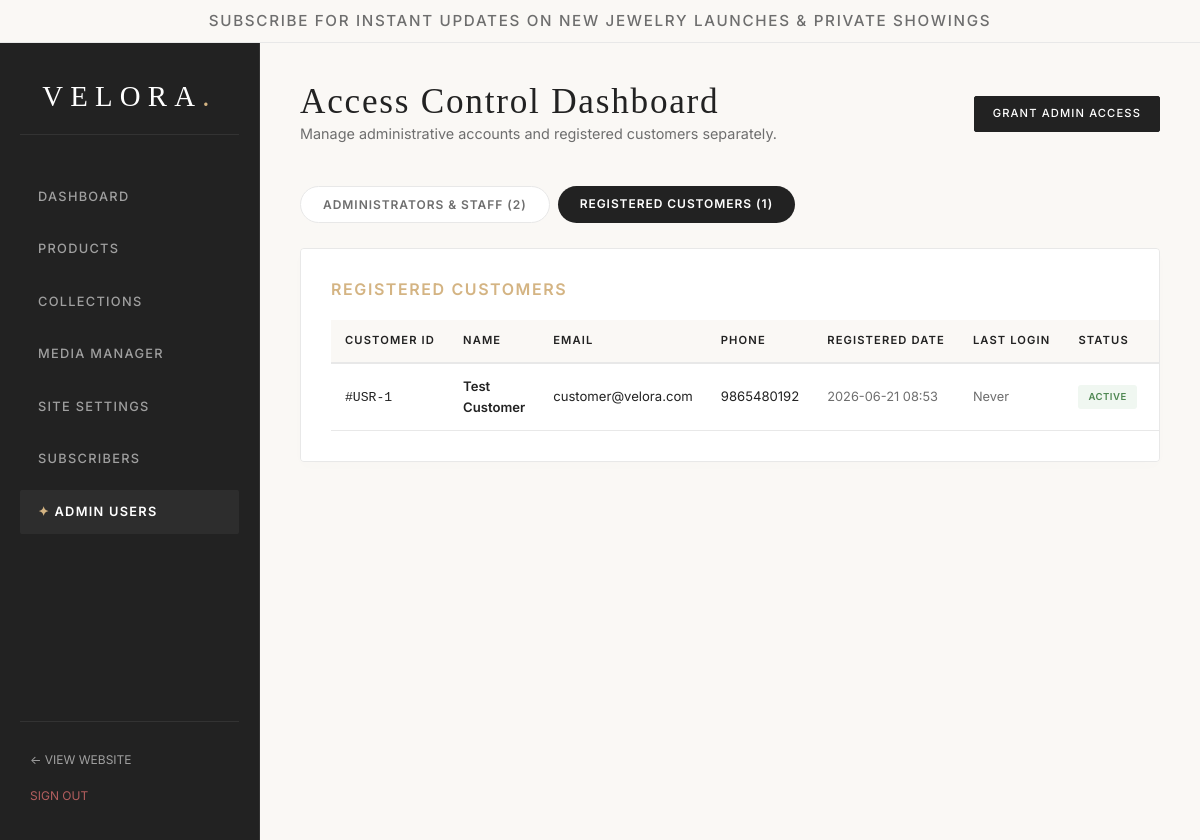
The page /admin/users.php?tab=customers (signed in) on the database its author committed.
### tables this page shows
CREATE TABLE `users` (
  `id` int(11) NOT NULL AUTO_INCREMENT,
  `fullname` varchar(255) NOT NULL,
  `email` varchar(255) NOT NULL UNIQUE,
  `phone` varchar(50) DEFAULT NULL,
  `password` varchar(255) NOT NULL,
  `status` enum('active', 'suspended') NOT NULL DEFAULT 'active',
  `created_at` timestamp NOT NULL DEFAULT CURRENT_TIMESTAMP,
  `last_login` timestamp NULL DEFAULT NULL,
  PRIMARY KEY (`id`)
);

### config/database.php (called while the page is built, shortened)
<?php
function xss_clean($data) {
    return htmlspecialchars($data, ENT_QUOTES, 'UTF-8');
}
?>

### admin/users.php (the view, shortened to what this page needs)
<?php
require_once dirname(__DIR__) . '/config/database.php';
$user_id = $_SESSION['user_id'];
$action = isset($_GET['action']) ? $_GET['action'] : 'list';
$tab = isset($_GET['tab']) ? $_GET['tab'] : 'admins';
include dirname(__DIR__) . '/includes/header.php';
?>
<div class="admin-layout">
    <?php include 'admin_sidebar.php'; ?>
    <main class="admin-main">
        <header class="admin-header">
            <div>
                <h1>Access Control Dashboard</h1>
                <p style="color:var(--color-warm-gray); font-size:0.9rem;">Manage administrative accounts and registered customers separately.</p>
            </div>
            <?php if ($action === 'list'): ?>
                <a href="?action=add_admin" class="btn btn-sm">Grant Admin Access</a>
            <?php else: ?>
                <a href="users.php" class="btn btn-sm btn-secondary">← Back to Accounts</a>
            <?php endif; ?>
        </header>
        <?php if ($action === 'list'): ?>
            <div class="admin-tabs">
                <a href="?tab=admins" class="admin-tab <?php echo $tab === 'admins' ? 'admin-tab-active' : 'admin-tab-inactive'; ?>">
                    Administrators &amp; Staff (<?php
                        $c_q = mysqli_query($con, "SELECT COUNT(*) FROM admins");
                        echo mysqli_fetch_row($c_q)[0];
                    ?>)
                </a>
                <a href="?tab=customers" class="admin-tab <?php echo $tab === 'customers' ? 'admin-tab-active' : 'admin-tab-inactive'; ?>">
                    Registered Customers (<?php
                        $c_q = mysqli_query($con, "SELECT COUNT(*) FROM users");
                        echo mysqli_fetch_row($c_q)[0];
                    ?>)
                </a>
            </div>
            <?php if ($tab === 'admins'): ?>
                <div class="table-card">
                    <h3 style="margin-bottom: 20px; font-family: var(--font-body); font-weight: 600; font-size: 1rem; text-transform: uppercase; letter-spacing: 0.1em; color: var(--color-champagne-gold);">Administrative Team</h3>
                    <table class="luxury-table">
                        <thead>
                            <tr>
                                <th>Admin ID</th>
                                <th>Name</th>
                                <th>Email</th>
                                <th>Phone</th>
                                <th>Role</th>
                                <th>Created By</th>
                                <th>Last Login</th>
                                <th>Status</th>
                                <th>Actions</th>
                            </tr>
                        </thead>
                        <tbody>
                            <?php
                            $admins_query = mysqli_query($con, "SELECT a.*, creator.fullname as creator_name FROM admins a
                                                                 LEFT JOIN admins creator ON a.created_by = creator.id
                                                                 ORDER BY a.role DESC, a.id ASC");
                            if (mysqli_num_rows($admins_query) > 0):
                                while ($row = mysqli_fetch_assoc($admins_query)):
                            ?>
                                <tr>
                                    <td><code>#ADM-<?php echo $row['id']; ?></code></td>
                                    <td style="font-weight:600;"><?php echo xss_clean($row['fullname']); ?></td>
                                    <td><?php echo xss_clean($row['email']); ?></td>
                                    <td><?php echo xss_clean($row['phone'] ?? '-'); ?></td>
                                    <td><span class="badge badge-role"><?php echo xss_clean(strtoupper($row['role'])); ?></span></td>
                                    <td style="font-size:0.8rem; color:var(--color-warm-gray);"><?php echo $row['creator_name'] ? xss_clean($row['creator_name']) : 'System/Seeder'; ?></td>
                                    <td style="font-size:0.8rem; color:var(--color-warm-gray);"><?php echo $row['last_login'] ? date('Y-m-d H:i', strtotime($row['last_login'])) : 'Never'; ?></td>
                                    <td>
                                        <span class="badge badge-<?php echo $row['status'] === 'active' ? 'active' : 'suspended'; ?>">
                                            <?php echo xss_clean($row['status']); ?>
                                        </span>
                                    </td>
                                    <td>
                                        <?php if ($row['id'] !== $user_id): ?>
                                            <div class="action-links">
                                                <?php if ($row['status'] === 'active'): ?>
                                                    <a href="?action=suspend&type=admin&id=<?php echo $row['id']; ?>" style="color:var(--color-warm-gray);">Suspend</a>
                                                <?php else: ?>
                                                    <a href="?action=activate&type=admin&id=<?php echo $row['id']; ?>" style="color:var(--color-success);">Activate</a>
                                                <?php endif; ?>
                                                <a href="?action=delete&type=admin&id=<?php echo $row['id']; ?>" class="action-delete" onclick="return confirm('Permanently revoke administrative access for this account?')">Delete</a>
                                            </div>
                                        <?php else: ?>
                                            <small style="color:var(--color-warm-gray);">Current Session</small>
                                        <?php endif; ?>
                                    </td>
                                </tr>
                            <?php
                                endwhile;
                            else:
                                echo '<tr><td colspan="9" style="text-align:center; color:var(--color-warm-gray);">No administrators found.</td></tr>';
                            endif;
                            ?>
                        </tbody>
                    </table>
                </div>
            <?php else: ?>
                <div class="table-card">
                    <h3 style="margin-bottom: 20px; font-family: var(--font-body); font-weight: 600; font-size: 1rem; text-transform: uppercase; letter-spacing: 0.1em; color: var(--color-champagne-gold);">Registered Customers</h3>
                    <table class="luxury-table">
                        <thead>
                            <tr>
                                <th>Customer ID</th>
                                <th>Name</th>
                                <th>Email</th>
                                <th>Phone</th>
                                <th>Registered Date</th>
                                <th>Last Login</th>
                                <th>Status</th>
                                <th>Actions</th>
                            </tr>
                        </thead>
                        <tbody>
                            <?php
                            $users_query = mysqli_query($con, "SELECT * FROM users ORDER BY id DESC");
                            if (mysqli_num_rows($users_query) > 0):
                                while ($row = mysqli_fetch_assoc($users_query)):
                            ?>
                                <tr>
                                    <td><code>#USR-<?php echo $row['id']; ?></code></td>
                                    <td style="font-weight:600;"><?php echo xss_clean($row['fullname']); ?></td>
                                    <td><?php echo xss_clean($row['email']); ?></td>
                                    <td><?php echo xss_clean($row['phone'] ?? '-'); ?></td>
                                    <td style="font-size:0.8rem; color:var(--color-warm-gray);"><?php echo date('Y-m-d H:i', strtotime($row['created_at'])); ?></td>
                                    <td style="font-size:0.8rem; color:var(--color-warm-gray);"><?php echo $row['last_login'] ? date('Y-m-d H:i', strtotime($row['last_login'])) : 'Never'; ?></td>
                                    <td>
                                        <span class="badge badge-<?php echo $row['status'] === 'active' ? 'active' : 'suspended'; ?>">
                                            <?php echo xss_clean($row['status']); ?>
                                        </span>
                                    </td>
                                    <td>
                                    </td>
                                </tr>
                            <?php
                                endwhile;
                            else:
                                echo '<tr><td colspan="8" style="text-align:center; color:var(--color-warm-gray);">No registered customers yet.</td></tr>';
                            endif;
                            ?>
                        </tbody>
                    </table>
                </div>
            <?php endif; ?>
        <?php endif; ?>
    </main>
</div>
</body>
</html>

### style.css (style rules this page uses)
:root { --color-pure-white: #FFFFFF; --color-soft-ivory: #FAF8F5; --color-champagne-gold: #D4B483; --color-rose-gold: #C89B8A; --color-deep-charcoal: #222222; --color-warm-gray: #6E6E6E; --color-light-beige: #F5F1EC; --color-border-gray: #E8E8E8; --color-success: #4E8752; --color-success-light: #F0F7F1; --color-error: #B35E5E; --color-error-light: #FAF2F2; --font-heading: 'Cormorant Garamond', Georgia, serif; --font-display: 'Playfair Display', Georgia, serif; --font-body: 'Inter', system-ui, -apple-system, sans-serif; --grid-margin-desktop: 100px; --grid-margin-tablet: 40px; --grid-margin-mobile: 20px; --transition-smooth: all 0.4s cubic-bezier(0.25, 0.46, 0.45, 0.94); --transition-fast: all 0.2s ease; --z-header: 1000; --z-overlay: 1500; }
* { box-sizing: border-box; margin: 0; padding: 0; }
html { scroll-behavior: smooth; font-size: 16px; }
body { font-family: var(--font-body); background-color: var(--color-pure-white); color: var(--color-deep-charcoal); line-height: 1.6; -webkit-font-smoothing: antialiased; }
h1, h2, h3, h4, h5, h6 { font-family: var(--font-heading); font-weight: 300; color: var(--color-deep-charcoal); letter-spacing: 0.05em; }
h1 { font-size: 3.5rem; line-height: 1.1; }
h3 { font-family: var(--font-display); font-size: 1.5rem; line-height: 1.3; }
p { font-size: 0.95rem; color: var(--color-warm-gray); line-height: 1.7; }
a { color: var(--color-deep-charcoal); text-decoration: none; transition: var(--transition-fast); }
.btn { display: inline-block; font-family: var(--font-body); font-size: 0.8rem; font-weight: 500; letter-spacing: 0.2em; text-transform: uppercase; padding: 14px 36px; border: 1px solid var(--color-deep-charcoal); background-color: var(--color-deep-charcoal); color: var(--color-pure-white); cursor: pointer; transition: var(--transition-smooth); text-align: center; border-radius: 2px; }
.btn-sm { padding: 8px 18px; font-size: 0.7rem; letter-spacing: 0.1em; }
.admin-layout { min-height: 100vh; display: grid; grid-template-columns: 260px 1fr; }
.admin-main { background-color: var(--color-soft-ivory); padding: 40px; overflow-y: auto; }
.admin-header { display: flex; justify-content: space-between; align-items: center; margin-bottom: 40px; }
.admin-header h1 { font-size: 2.2rem; margin: 0; }
.table-card { background-color: var(--color-pure-white); border: 1px solid var(--color-border-gray); border-radius: 4px; padding: 30px; box-shadow: 0 4px 15px rgba(0,0,0,0.01); overflow-x: auto; }
.luxury-table { width: 100%; min-width: 700px; border-collapse: collapse; text-align: left; }
.luxury-table th { background-color: var(--color-soft-ivory); font-family: var(--font-body); font-size: 0.7rem; font-weight: 600; text-transform: uppercase; letter-spacing: 0.1em; padding: 12px 14px; color: var(--color-deep-charcoal); border-bottom: 2px solid var(--color-border-gray); white-space: nowrap; }
.luxury-table td { padding: 12px 14px; font-size: 0.82rem; color: var(--color-deep-charcoal); border-bottom: 1px solid var(--color-border-gray); vertical-align: middle; }
.badge { display: inline-block; font-size: 0.6rem; font-weight: 600; text-transform: uppercase; padding: 4px 10px; border-radius: 3px; letter-spacing: 0.05em; white-space: nowrap; }
.badge-active { background-color: var(--color-success-light); color: var(--color-success); }
.admin-tabs { display: flex; gap: 8px; margin-bottom: 25px; }
.admin-tab { display: inline-block; padding: 8px 22px; border-radius: 20px; font-size: 0.75rem; font-weight: 600; letter-spacing: 0.08em; text-transform: uppercase; transition: var(--transition-fast); text-decoration: none; cursor: pointer; }
.admin-tab-active { background-color: var(--color-deep-charcoal); color: var(--color-pure-white); }
.admin-tab-inactive { background-color: var(--color-pure-white); border: 1px solid var(--color-border-gray); color: var(--color-warm-gray); }

### rows shown on the page
users: id "1", fullname "Test Customer", email "customer@velora.com", phone "9865480192", created_at "2026-06-21 08:53", shows "Never", status "ACTIVE"

### other values the page prints
xss_clean($promo_text) "SUBSCRIBE FOR INSTANT UPDATES ON NEW JEWELRY LAUNCHES & PRIVATE SHOWINGS"
mysqli_fetch_row($c_q)[0] "2"
mysqli_fetch_row($c_q)[0] "1"
